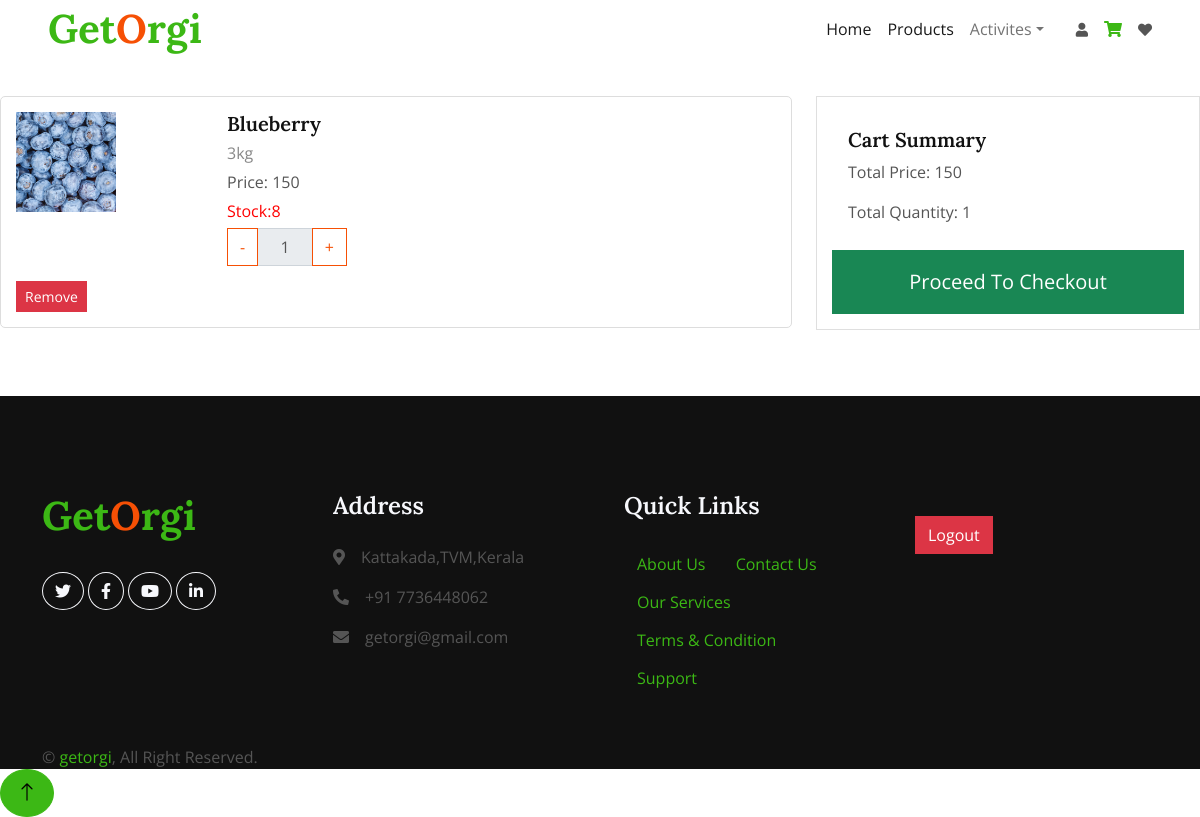
The app's page /cart/ (signed in) with its own data.
### shopping/models.py (models this page shows, shortened)
class NewCartItem(models.Model):
    cart = models.ForeignKey(NewCart, on_delete=models.CASCADE, related_name='items')
    user = models.ForeignKey(UserDetail, on_delete=models.CASCADE)
    product=models.ForeignKey(Product,on_delete=models.CASCADE,null=True)
    variant = models.ForeignKey(ProductVariant, on_delete=models.CASCADE)
    quantity = models.PositiveIntegerField(default=1)
    class Meta:
        unique_together = ('cart', 'user', 'variant')

class Image(models.Model):
    image = models.ImageField(upload_to='products/')
    product = models.ForeignKey(Product, on_delete=models.CASCADE, null=True, blank=True, related_name='images', default=None)

class Product(models.Model):
    name = models.CharField(max_length=50)
    description = models.TextField(max_length=200, default='')
    stock = models.PositiveIntegerField(default=1)
    category = models.ForeignKey(Category, on_delete=models.CASCADE,  null=True)
    normalprice = models.IntegerField(default=0)
    listed = models.BooleanField(default=True)
    offer_percentage = models.IntegerField(default=0,null=True)
    def __str__(self):
        return self.name

class ProductVariant(models.Model):
    product = models.ForeignKey(Product, on_delete=models.CASCADE)
    variant =models.CharField(max_length=50)
    price = models.IntegerField()
    price_after_offer = models.IntegerField(default=0)
    stock = models.PositiveIntegerField(default=1)

### shopping/views.py (the view, shortened to what this page needs)
# urls.py: path('cart/', views.cart, name='cart'),
def cart(request):
    if 'username' in request.session:
        username = request.session['username']
        user = UserDetail.objects.get(uname=username)
        if not user.uactive:
            messages.info(request, 'Your account has been blocked')
            return redirect('shop')
        cart = NewCart.objects.filter(user=user).first()
        if cart:
            cart_items = cart.items.all()
            subtotal_list = []
            total_price = 0
            total_quantity = 0
            for item in cart_items:
                subtotal = item.quantity * item.variant.price_after_offer
                subtotal_list.append(subtotal)
                item.subtotal = subtotal
                total_price += subtotal
                total_quantity += item.quantity
        else:
            cart_items = []
            subtotal_list = []
            total_price = 0
            total_quantity = 0
            return render(request, 'empty.html')
        context = {
            'cart_items': cart_items,
            'subtotal_list': subtotal_list,
            'total_price': total_price,
            'total_quantity': total_quantity,
    }
        return render(request, 'cart.html', context)

### templates/cart.html (shortened to what this page needs)
{% extends "theme.html" %}
{% load static %}
{% block content %}
<br>
<br>
<div class="row">
  <div class="col-md-8">
    <div class="cart-items">
      {% if cart_items %}
      {% for item in cart_items %}
      <div class="cart-item">
        <div class="row">
          <div class="col-md-3">
            {% if item.product.images.all %}
            {% with item.product.images.all|first as img %}
            <img src="{{ img.image.url }}" alt="Image" class="img-fluid cart-item-image">
            {% endwith %}
            {% endif %}
          </div>
          <div class="col-md-9">
            <div class="cart-item-details">
              <h2 class="h5 text-black cart-item-name">{{ item.product }}</h2>
              <p class="cart-item-variant">{{ item.variant.variant }}</p>
              <p class="cart-item-price">Price: {{ item.variant.price_after_offer }}</p>
              {% if item.variant.stock < 10 %}
              <p class="cart-item-stock" style="color: red;">Stock:{{ item.variant.stock }}</p>
              {% endif %}
              <form method="POST" action="{% url 'cart' %}">
                <div class="input-group cart-quantity">
                  <button class="btn btn-outline-secondary cart-btn-minus" type="submit" name="action" value="minus">-</button>
                  <span class="form-control cart-quantity-input">{{ item.quantity }}</span>
                  <button class="btn btn-outline-secondary cart-btn-plus" type="submit" name="action" value="plus" {% if item.variant.stock <= item.quantity %}disabled{% endif %}>+</button>
                </div>
              </form>
            </div>
          </div>
        </div>
        <div class="row">
          <div class="col-md-12">
            <form method="POST" action="{% url 'remove_variant_from_cart' item.variant.id %}">
              <button class="btn btn-danger btn-sm cart-btn-remove" type="submit">Remove</button>
            </form>
          </div>
        </div>
      </div>
      {% endfor %}
    {% endif %}
    </div>
  </div>
  <div class="col-md-4">
    <div class="card cart-summary">
      <div class="card-body">
        <h5 class="card-title">Cart Summary</h5>
        <p class="card-text">Total Price: {{ total_price }}</p>
        <p class="card-text">Total Quantity: {{ total_quantity }}</p>
      </div>
      <button class="btn btn-success btn-lg py-3 btn-block cart-btn-checkout" onclick="window.location='{% url 'checkout' %}'">Proceed To Checkout</button>
    </div>
  </div>
</div>
{% endblock %}

### templates/cart.html (style rules this page uses)
.cart-items { margin-bottom: 20px; }
.cart-item { border: 1px solid #ddd; border-radius: 5px; padding: 15px; margin-bottom: 20px; }
.cart-item-image { max-width: 100px; }
.cart-item-details { margin-left: 15px; }
.cart-item-name { margin-bottom: 5px; }
.cart-item-variant { color: #888; margin-bottom: 5px; }
.cart-item-price { margin-bottom: 5px; }
.cart-item-stock { margin-bottom: 5px; }
.cart-quantity { max-width: 120px; margin-bottom: 5px; }
.cart-quantity-input { text-align: center; }
.cart-btn-remove { margin-top: 10px; }
.cart-summary { padding: 15px; }
.cart-btn-checkout { margin-top: 10px; }

### records on screen
NewCartItem: image (picture), product "Blueberry", variant.variant "3kg", variant.price_after_offer "150", variant.stock "8", quantity "1"

### other values on screen
{{ total_price }} "150"
{{ total_quantity }} "1"
